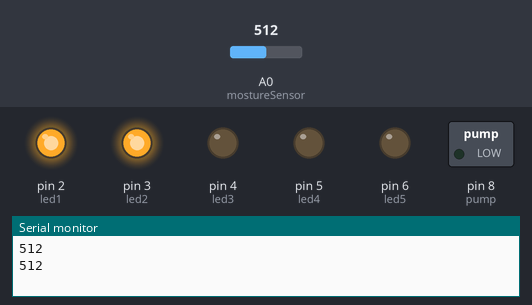
A sketch run on a simulated Arduino Uno, built with avr-gcc and run on an emulated ATmega328P. Shown: switched loads named in the sketch (green lamp = pin HIGH), output pins drawn as LEDs (lit = HIGH), the last lines printed to the serial monitor. The test bench sets the inputs (shaded band); at power-on: A0 (mostureSensor) = 512.

Above: at 1.8 s.
1.9 s: A0 (mostureSensor) set to 421
3.4 s: A0 (mostureSensor) set to 393
At 4.5 s:
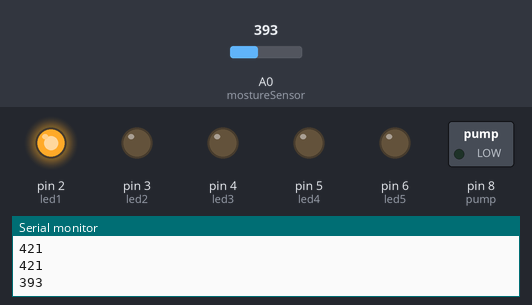
5.5 s: A0 (mostureSensor) set to 306
7.2 s: A0 (mostureSensor) set to 292
At 8.8 s:
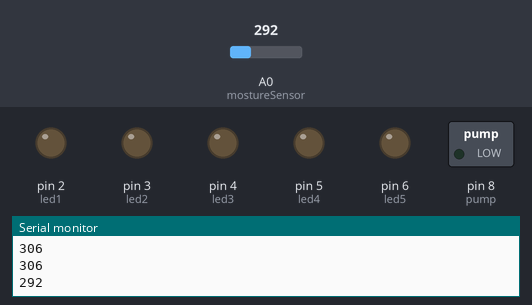
9.5 s: A0 (mostureSensor) set to 625
At 10.3 s:
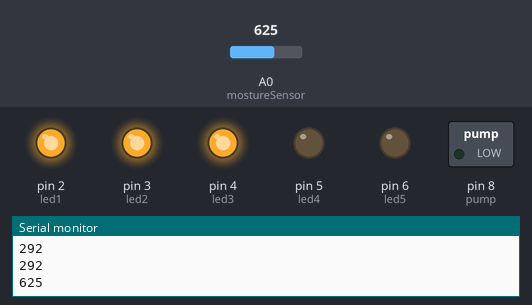
11.5 s: A0 (mostureSensor) set to 604
At 13.1 s:
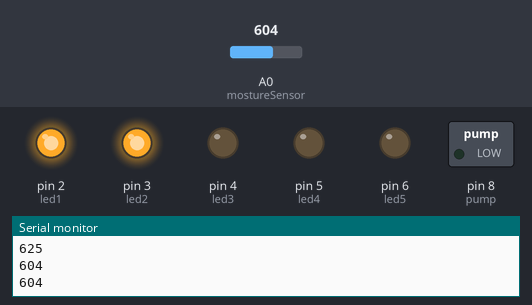
Timing chart, 0 to 14.5 s (numbered marks = the images above; inputs shaded):
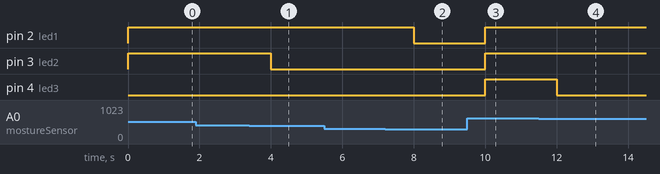

The sketch:

plantChecker.ino
```cpp
/*
  Flower Pot Soil Mosture Sensor

  A0 - Soil Mosture Sensor
  D8 - Pump's relay activation


  D2:D6 - LEDS 1,2,3,4,5

  LED1 - Green
  LED2 - Green
  LED3 - Green
  LED4 - YELLOW
  LED5 - RED

  Connect the Soil Mosture Sensor to anolog input pin 0,
  and your 5 led to digital out 2-6

*/
int led1 = 2;
int led2 = 3;
int led3 = 4;
int led4 = 5;
int led5 = 6;

int mostureSensor = A0;
int pump = 8;

int valeurAffichee = 0;
long previousMillis = 0;
long interval = 5000;

void setup() {
  // Serial Begin so we can see the data from the mosture sensor in our serial input window.
  Serial.begin(9600);
  // setting the led pins to outputs
  pinMode(led1, OUTPUT);
  pinMode(led2, OUTPUT);
  pinMode(led3, OUTPUT);
  pinMode(led4, OUTPUT);
  pinMode(led5, OUTPUT);

  pinMode(pump, OUTPUT);


}

// the loop routine runs over and over again forever:
void loop() {
  // read the input on analog pin 0:
  int sensorValue = analogRead(mostureSensor);

  valeurAffichee = map(sensorValue, 1000, 200, 0, 100);


  // print out the value you read:
  Serial.println(sensorValue);

  if (sensorValue >= 800)
  {
    digitalWrite(led1, HIGH);
    digitalWrite(led2, HIGH);
    digitalWrite(led3, HIGH);
    digitalWrite(led4, HIGH);
    digitalWrite(led5, LOW);

    digitalWrite(pump, HIGH);


  }
  else if (sensorValue >= 615  && sensorValue < 800)
  {
    digitalWrite(led1, HIGH);
    digitalWrite(led2, HIGH);
    digitalWrite(led3, HIGH);
    digitalWrite(led4, LOW);
    digitalWrite(led5, LOW);
  }
  else if (sensorValue >= 410 && sensorValue < 615)
  {
    digitalWrite(led1, HIGH);
    digitalWrite(led2, HIGH);
    digitalWrite(led3, LOW);
    digitalWrite(led4, LOW);
    digitalWrite(led5, LOW);
  }
  else if (sensorValue >= 300 && sensorValue < 410)
  {
    digitalWrite(led1, HIGH);
    digitalWrite(led2, LOW);
    digitalWrite(led3, LOW);
    digitalWrite(led4, LOW);
    digitalWrite(led5, LOW);

    digitalWrite(pump, LOW);
  }
  else if (sensorValue >= 0 && sensorValue < 300)
  {
    digitalWrite(led1, LOW);
    digitalWrite(led2, LOW);
    digitalWrite(led3, LOW);
    digitalWrite(led4, LOW);
    digitalWrite(led5, LOW);

    digitalWrite(pump, LOW);
  }
  delay(1000);        // delay 1 second between reads
}
```

Measured:
- the behaviour switches between 410 and 409 on A0 (mostureSensor) (found by bisection; images 0 and 1)
- the behaviour switches between 300 and 299 on A0 (mostureSensor) (found by bisection; images 1 and 2)
- the behaviour switches between 615 and 614 on A0 (mostureSensor) (found by bisection; images 3 and 4)
- after the input at 3.4 s, pin 3 (led2): HIGH → LOW after 0.60 s
- after the input at 7.2 s, pin 2 (led1): HIGH → LOW after 0.80 s
- after the input at 9.5 s, pin 2 (led1), pin 3 (led2), pin 4 (led3): LOW → HIGH after 0.50 s
- after the input at 11.5 s, pin 4 (led3): HIGH → LOW after 0.51 s
